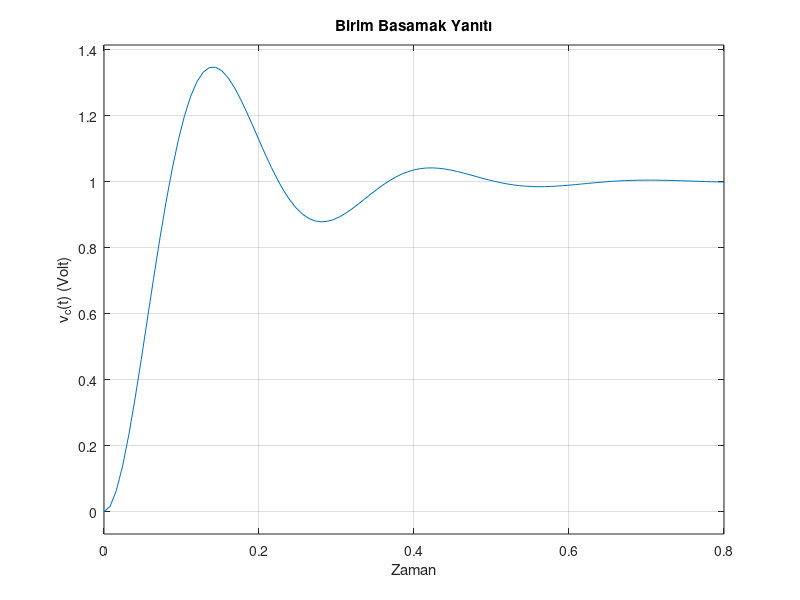

MATLAB code to generate this figure:
R = 18;
L = 1.2;
C = 1.5e-3;

num = [1];
den = [(L*C) (R*C) 1];
G = tf(num, den); 

figure;
step(G);
grid on;
title('Birim Basamak Yanıtı');
xlabel('Zaman');
ylabel('v_c(t) (Volt)'); 
